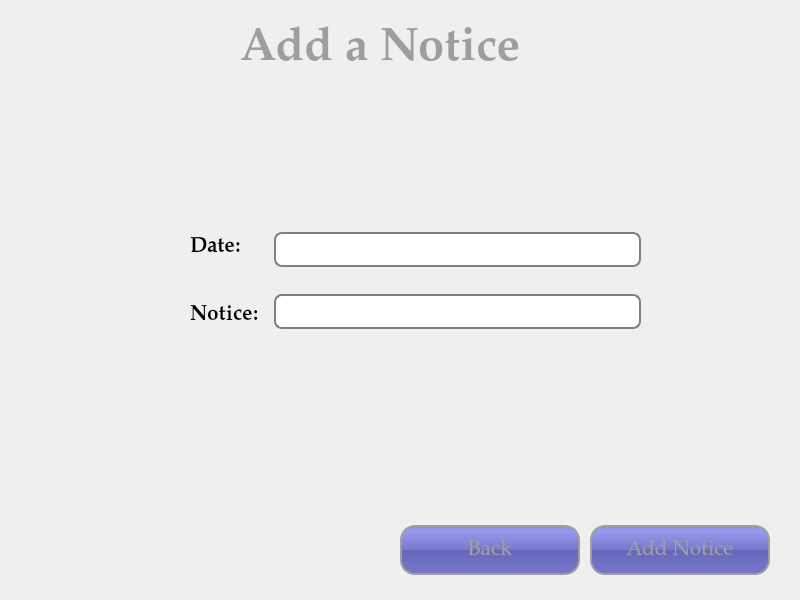
<?xml version="1.0" encoding="UTF-8"?>
<ui version="4.0">
 <class>AddNotice</class>
 <widget class="QWidget" name="AddNotice">
  <property name="geometry">
   <rect>
    <x>0</x>
    <y>0</y>
    <width>800</width>
    <height>600</height>
   </rect>
  </property>
  <property name="minimumSize">
   <size>
    <width>800</width>
    <height>600</height>
   </size>
  </property>
  <property name="maximumSize">
   <size>
    <width>800</width>
    <height>600</height>
   </size>
  </property>
  <property name="font">
   <font>
    <family>Palatino Linotype</family>
    <pointsize>18</pointsize>
   </font>
  </property>
  <property name="windowTitle">
   <string>Term Spors Complex</string>
  </property>
  <widget class="QWidget" name="horizontalLayoutWidget">
   <property name="geometry">
    <rect>
     <x>190</x>
     <y>220</y>
     <width>451</width>
     <height>121</height>
    </rect>
   </property>
   <layout class="QHBoxLayout" name="horizontalLayout">
    <property name="spacing">
     <number>15</number>
    </property>
    <item>
     <layout class="QVBoxLayout" name="verticalLayout">
      <item>
       <widget class="QLabel" name="lbl_date">
        <property name="font">
         <font>
          <family>Palatino Linotype</family>
          <pointsize>16</pointsize>
          <weight>75</weight>
          <bold>true</bold>
         </font>
        </property>
        <property name="text">
         <string>Date:</string>
        </property>
       </widget>
      </item>
      <item>
       <widget class="QLabel" name="lbl_notice">
        <property name="font">
         <font>
          <family>Palatino Linotype</family>
          <pointsize>16</pointsize>
          <weight>75</weight>
          <bold>true</bold>
         </font>
        </property>
        <property name="text">
         <string>Notice:</string>
        </property>
       </widget>
      </item>
     </layout>
    </item>
    <item>
     <layout class="QVBoxLayout" name="verticalLayout_2">
      <item>
       <widget class="QLineEdit" name="txt_date">
        <property name="styleSheet">
         <string notr="true">QLineEdit {
padding: 1px;
border-style: solid;
border: 2px solid gray;
border-radius: 8px;
}</string>
        </property>
       </widget>
      </item>
      <item>
       <widget class="QLineEdit" name="txt_notice">
        <property name="styleSheet">
         <string notr="true">QLineEdit {
padding: 1px;
border-style: solid;
border: 2px solid gray;
border-radius: 8px;
}</string>
        </property>
       </widget>
      </item>
     </layout>
    </item>
   </layout>
  </widget>
  <widget class="QLabel" name="lbl_title">
   <property name="geometry">
    <rect>
     <x>240</x>
     <y>10</y>
     <width>361</width>
     <height>80</height>
    </rect>
   </property>
   <property name="font">
    <font>
     <family>Palatino Linotype</family>
     <pointsize>35</pointsize>
     <weight>75</weight>
     <bold>true</bold>
    </font>
   </property>
   <property name="styleSheet">
    <string notr="true">color: #9E9E9E;</string>
   </property>
   <property name="text">
    <string>Add a Notice</string>
   </property>
  </widget>
  <widget class="QPushButton" name="btn_back">
   <property name="geometry">
    <rect>
     <x>400</x>
     <y>525</y>
     <width>180</width>
     <height>50</height>
    </rect>
   </property>
   <property name="font">
    <font>
     <family>Palatino Linotype</family>
     <pointsize>16</pointsize>
     <underline>false</underline>
    </font>
   </property>
   <property name="cursor">
    <cursorShape>PointingHandCursor</cursorShape>
   </property>
   <property name="styleSheet">
    <string notr="true">QPushButton{
	border: 2px solid #9E9E9E;
	border-radius: 15px;
	background-color: QLinearGradient( x1: 0, y1: 0, x2: 0, y2: 1, stop: 0 #88d, stop: 0.1 #99e, stop: 0.49 #77c, stop: 0.5 #66b, stop: 1 #77c);
	color: #9E9E9E;
}
QPushButton:hover{
	color: #FFFFFF;
	background-color: #5a5a5a;
}
QPushButton:pressed{
	color: #9c2219;
}
QPushButton:checked{
	color: #2c998e;
}</string>
   </property>
   <property name="text">
    <string>Back</string>
   </property>
  </widget>
  <widget class="QPushButton" name="btn_addNotice">
   <property name="geometry">
    <rect>
     <x>590</x>
     <y>525</y>
     <width>180</width>
     <height>50</height>
    </rect>
   </property>
   <property name="font">
    <font>
     <family>Palatino Linotype</family>
     <pointsize>16</pointsize>
     <underline>false</underline>
    </font>
   </property>
   <property name="cursor">
    <cursorShape>PointingHandCursor</cursorShape>
   </property>
   <property name="styleSheet">
    <string notr="true">QPushButton{
	border: 2px solid #9E9E9E;
	border-radius: 15px;
	background-color: QLinearGradient( x1: 0, y1: 0, x2: 0, y2: 1, stop: 0 #88d, stop: 0.1 #99e, stop: 0.49 #77c, stop: 0.5 #66b, stop: 1 #77c);
	color: #9E9E9E;
}
QPushButton:hover{
	color: #FFFFFF;
	background-color: #5a5a5a;
}
QPushButton:pressed{
	color: #9c2219;
}
QPushButton:checked{
	color: #2c998e;
}</string>
   </property>
   <property name="text">
    <string>Add Notice</string>
   </property>
  </widget>
 </widget>
 <resources/>
 <connections/>
</ui>
